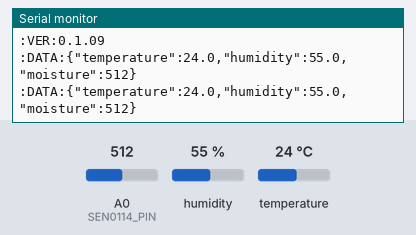
Recording of a sketch running on a simulated Arduino Uno, built with avr-gcc and run on an emulated ATmega328P. On the bench: the last lines printed to the serial monitor. Wiring (inferred from the names in the program): DHT22 sensor: data pin 2. The inputs (shaded band) are chosen by the test bench; at power-on: humidity 55 %, A0 (SEN0114_PIN) = 512, temperature 24 °C.

Above: at 5.8 s.
5.9 s: humidity set to 22 %
At 10.8 s:
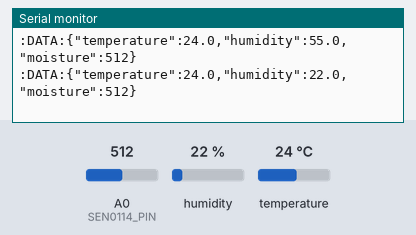
11.9 s: A0 (SEN0114_PIN) set to 716
At 15.5 s:
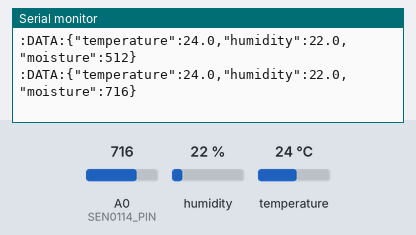
17.9 s: temperature set to 12 °C
At 21.4 s:
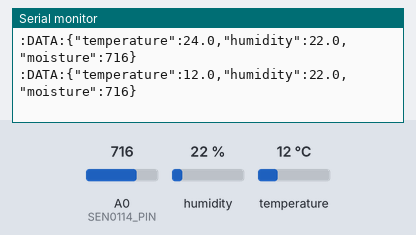
23.9 s: A0 (SEN0114_PIN) set to 900
At 26.1 s:
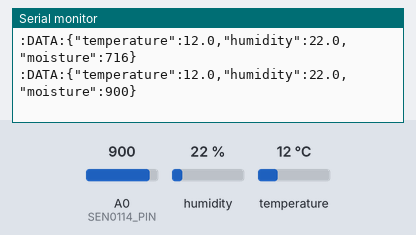
29.9 s: humidity set to 40 %
At 30.8 s:
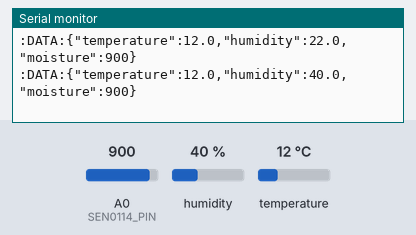
Timing chart, 0 to 32.9 s (numbered marks = the images above; inputs shaded):
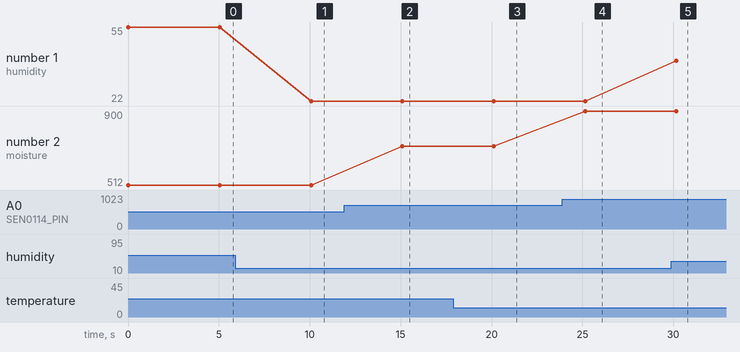

The sketch:

plant_monitoring.ino
```cpp
// Sensors:
//   Temperature, Humidity : Aosong AM2302 (www.aosong.com)
//   Moisture : DFROBOT SKU:SEN0114 (http://www.dfrobot.com/wiki/index.php?title=Moisture_Sensor_(SKU:SEN0114))
// Library for AM2303 (DHT22)
//    http://playground.arduino.cc/Main/DHTLib
#include <dht.h>

#define BAUDRATE 57600
#define SENSING_INTERVAL_MS 5000
#define AM2302_PIN 2
#define SEN0114_PIN 0

void printVersion(void)
{
  Serial.print(":VER:");
  Serial.println(DHT_LIB_VERSION);
}

void printError(int err)
{
  Serial.print(":ERR:");
  switch (err) {
  case DHTLIB_ERROR_CHECKSUM:
    Serial.println("CHECKSUM");
    break;
  case DHTLIB_ERROR_TIMEOUT:
    Serial.println("TIMEOUT");
    break;
  default:
    Serial.println("UNKNOWN");
    break;
  }
}

void printAllData(double temperature, double humidity, int moisture)
{
  Serial.print(":DATA:");
  Serial.print("{\"temperature\":");
  Serial.print(temperature, 1);
  Serial.print(",\"humidity\":");
  Serial.print(humidity, 1);
  Serial.print(",\"moisture\":");
  Serial.print(moisture, 1);
  Serial.println("}");
}

void printMoisture(int moisture)
{
  Serial.print(":DATA:");
  Serial.print("{\"moisture\":");
  Serial.print(moisture, 1);
  Serial.println("}");
}

void setup()
{
  Serial.begin(BAUDRATE);
  Serial.print(":VER:");
  Serial.println(DHT_LIB_VERSION);
}

void loop()
{
  dht DHT;
  int moisture;
  int result;

  moisture = analogRead(SEN0114_PIN);
  result = DHT.read22(AM2302_PIN);
  if (result == DHTLIB_OK) {
    printAllData(DHT.temperature, DHT.humidity, moisture);
  } else {
    printError(result);
    printMoisture(moisture);
  }
  delay(SENSING_INTERVAL_MS);
}
```

Measured:
- after the input at 5.9 s, the serial monitor: prints a new line after 4.2 s (image 1)
- after the input at 11.9 s, the serial monitor: prints a new line after 3.2 s (image 2)
- after the input at 17.9 s, the serial monitor: prints a new line after 2.2 s (image 3)
- after the input at 23.9 s, the serial monitor: prints a new line after 1.2 s (image 4)
- after the input at 29.9 s, the serial monitor: prints a new line after 0.27 s (image 5)
- plotted number 1: 55 → 22 after the input at 5.9 s, 22 → 40 after the input at 29.9 s
- plotted number 2: 512 → 716 after the input at 11.9 s, 716 → 900 after the input at 23.9 s
